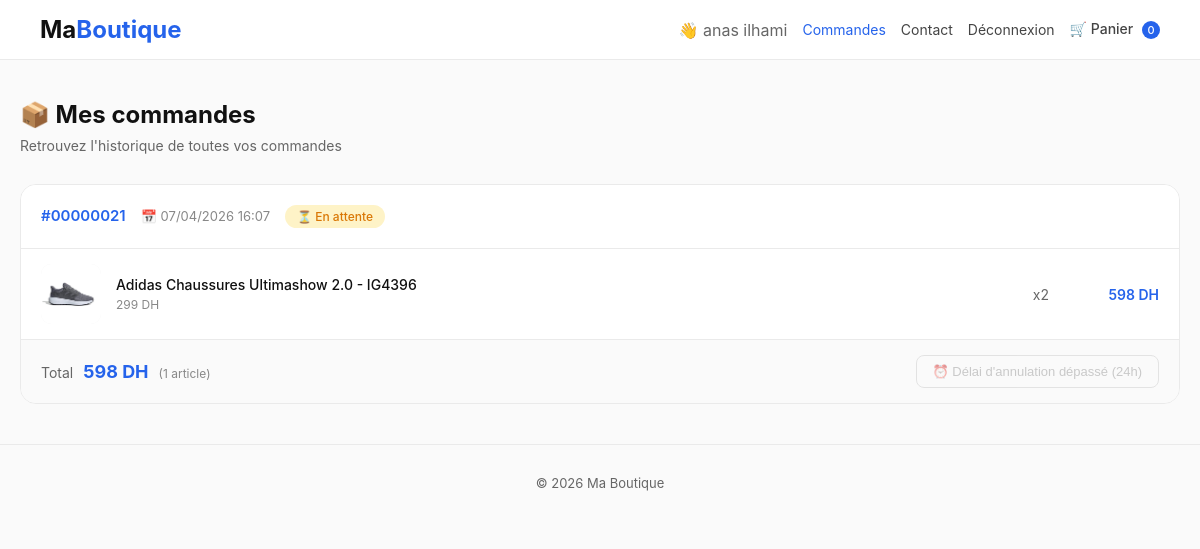
The app's page /mes_commandes.php?error=missing_id (signed in), older data.
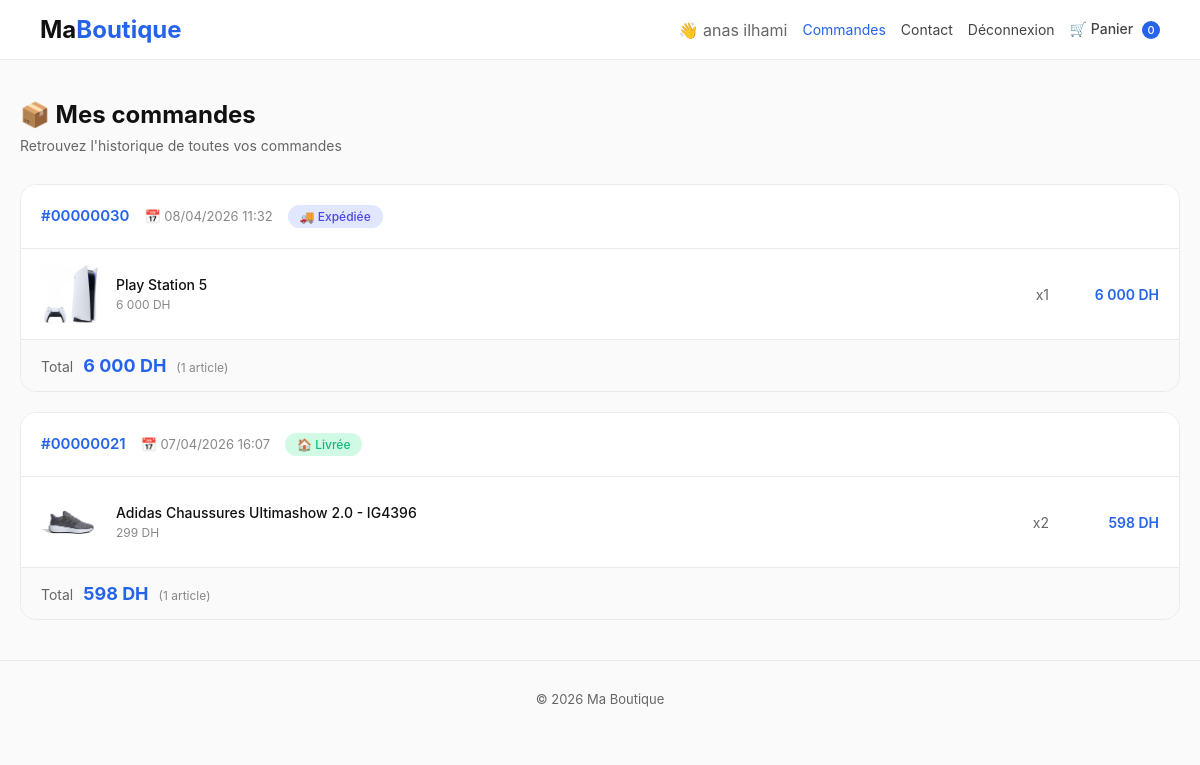
The same page, newer data.
### tables this page shows
CREATE TABLE `commande` (
  `id_commande` int(11) NOT NULL,
  `id_status` int(11) NOT NULL,
  `prix_totale` decimal(10,2) NOT NULL DEFAULT 0.00,
  `date_commande` datetime DEFAULT current_timestamp(),
  `id_utilisateur` int(11) NOT NULL,
  `adresse_livraison` text NOT NULL,
  `notes` text DEFAULT NULL
);

CREATE TABLE `status` (
  `id_status` int(11) NOT NULL,
  `nom` varchar(50) NOT NULL
);

CREATE TABLE `ligne_commande` (
  `id_ligne_commande` int(11) NOT NULL,
  `id_commande` int(11) NOT NULL,
  `id_produit` int(11) NOT NULL,
  `quantite` int(11) NOT NULL,
  `prix_unitaire` decimal(10,2) NOT NULL
);

CREATE TABLE `produit` (
  `id_produit` int(11) NOT NULL,
  `nom` varchar(200) NOT NULL,
  `description` text DEFAULT NULL,
  `prix` decimal(10,2) NOT NULL,
  `stock` int(11) NOT NULL DEFAULT 0,
  `image` varchar(255) DEFAULT NULL,
  `id_categorie` int(11) NOT NULL
);

### mes_commandes.php (the view, shortened to what the changed rows need)
<?php
$database = new Database();
$db = $database->getConnection();
$query = "SELECT c.*, s.nom as status_nom
          FROM commande c
          JOIN status s ON c.id_status = s.id_status
          WHERE c.id_utilisateur = :id_utilisateur
          ORDER BY c.date_commande DESC";
$stmt = $db->prepare($query);
$stmt->bindParam(':id_utilisateur', $_SESSION['client_id']);
$stmt->execute();
$commandes = $stmt->fetchAll(PDO::FETCH_ASSOC);
foreach($commandes as $key => $commande) {
    $query_details = "SELECT lc.*, p.nom as produit_nom, p.image
                      FROM ligne_commande lc
                      JOIN produit p ON lc.id_produit = p.id_produit
                      WHERE lc.id_commande = :id_commande";
    $stmt_details = $db->prepare($query_details);
    $stmt_details->bindParam(':id_commande', $commande['id_commande']);
    $stmt_details->execute();
    $commandes[$key]['details'] = $stmt_details->fetchAll(PDO::FETCH_ASSOC);
    $commandes[$key]['nb_articles'] = count($commandes[$key]['details']);
}
foreach($commandes as $key => $commande) {
    $date_commande = new DateTime($commande['date_commande']);
    $now = new DateTime();
    $interval = $now->diff($date_commande);
    $hours_diff = ($interval->days * 24) + $interval->h;
    $commandes[$key]['can_cancel'] = ($commande['id_status'] == 1 && $hours_diff < 24);
}
?>
<!DOCTYPE html>
<html lang="fr">
<head>
</head>
<body>
    <div class="container main-content">
        <div class="page-title">
            <h2>📦 Mes commandes</h2>
        </div>
        <?php if(count($commandes) > 0): ?>
            <?php foreach($commandes as $commande): ?>
                <div class="order-card">
                    <div class="order-header">
                        <div class="order-info">
                            <span class="order-number">#<?php echo str_pad($commande['id_commande'], 8, '0', STR_PAD_LEFT); ?></span>
                            <span class="order-date">📅 <?php echo date('d/m/Y H:i', strtotime($commande['date_commande'])); ?></span>
                            <span class="order-status status-<?php
                                $status_class = strtolower($commande['status_nom']);
                                $status_class = str_replace(' ', '-', $status_class);
                                $status_class = str_replace('é', 'e', $status_class);
                                echo $status_class;
                            ?>">
                                <?php
                                    $status_icon = '';
                                    switch($commande['status_nom']) {
                                        case 'En attente': $status_icon = '⏳ '; break;
                                        case 'Expédiée': $status_icon = '🚚 '; break;
                                        case 'Livrée': $status_icon = '🏠 '; break;
                                    }
                                    echo $status_icon . htmlspecialchars($commande['status_nom']);
                                ?>
                            </span>
                        </div>
                    </div>
                    <div class="products-list">
                        <?php if(isset($commande['details']) && count($commande['details']) > 0): ?>
                            <?php foreach($commande['details'] as $detail): ?>
                                <div class="product-item">
                                    <div class="product-image">
                                        <?php if(!empty($detail['image']) && file_exists('uploads/products/' . $detail['image'])): ?>
                                            <img src="uploads/products/<?php echo $detail['image']; ?>" alt="<?php echo htmlspecialchars($detail['produit_nom']); ?>">
                                        <?php else: ?>
                                            <span>📦</span>
                                        <?php endif; ?>
                                    </div>
                                    <div class="product-info">
                                        <div class="product-name"><?php echo htmlspecialchars($detail['produit_nom']); ?></div>
                                        <div class="product-price"><?php echo number_format($detail['prix_unitaire'], 0, ',', ' '); ?> DH</div>
                                    </div>
                                    <div class="product-quantity">x<?php echo $detail['quantite']; ?></div>
                                    <div class="product-total"><?php echo number_format($detail['prix_unitaire'] * $detail['quantite'], 0, ',', ' '); ?> DH</div>
                                </div>
                            <?php endforeach; ?>
                        <?php else: ?>
                            <div class="product-item">
                                <div class="product-info">Aucun détail disponible</div>
                            </div>
                        <?php endif; ?>
                    </div>
                    <div class="order-footer">
                        <div class="order-total">
                            <span class="total-label">Total</span>
                            <span class="total-amount"><?php echo number_format($commande['prix_totale'], 0, ',', ' '); ?> DH</span>
                            <span class="total-articles">(<?php echo $commande['nb_articles']; ?> article<?php echo $commande['nb_articles'] > 1 ? 's' : ''; ?>)</span>
                        </div>
                        <?php if($commande['can_cancel']): ?>
                            <button class="btn-cancel" onclick="annulerCommande(<?php echo $commande['id_commande']; ?>)">
                                ❌ Annuler la commande
                            </button>
                        <?php elseif($commande['status_nom'] == 'Annulée'): ?>
                            <span style="font-size: 12px; color: #888;">✔️ Commande annulée</span>
                        <?php elseif($commande['id_status'] == 1): ?>
                            <button class="btn-cancel disabled" disabled>
                                ⏰ Délai d'annulation dépassé (24h)
                            </button>
                        <?php endif; ?>
                    </div>
                </div>
            <?php endforeach; ?>
        <?php endif; ?>
    </div>
</body>
</html>

Row changes from the older to the newer data that the page shows:
added commande: id_commande "00000030", date_commande "08/04/2026 11:32", id_status.nom "🚚", id_status.nom "Expédiée", prix_totale "6 000", nb_articles "1"
added ligne_commande: id_produit.image (picture), id_produit.nom "Play Station 5", prix_unitaire "6 000", quantite "1", $detail['prix_unitaire'] * $detail['quantite'] "6 000", shown under "00000030"
changed commande "00000021": id_status.nom "⏳" → "🏠"; id_status.nom "En attente" → "Livrée"; no longer shows "⏰ Délai d'annulation dépassé (24h)"
